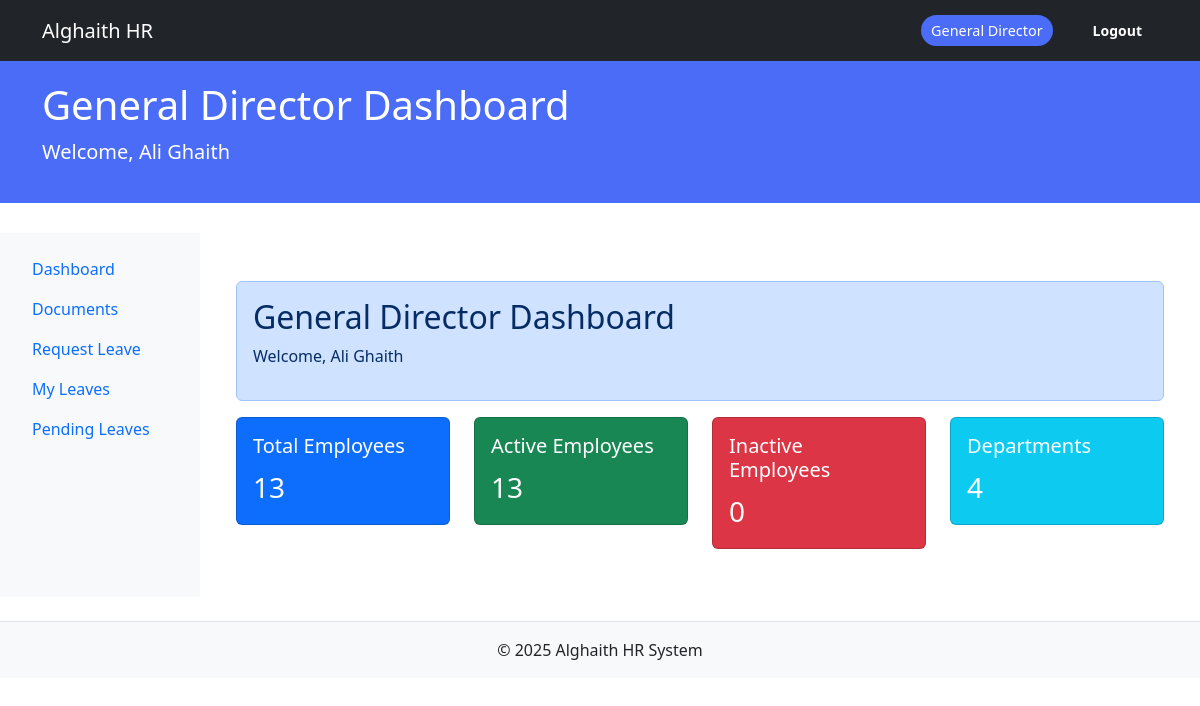
/dashboard/general_director (signed in), run on an earlier commit of the app's database.
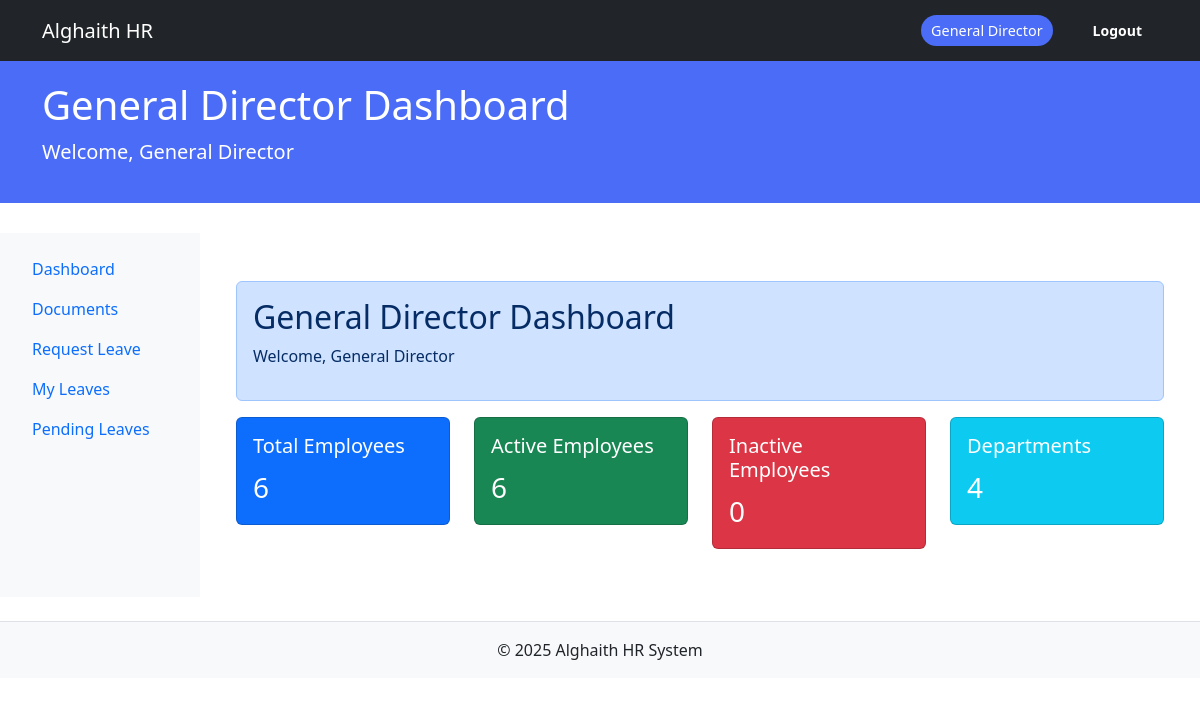
And on a later commit of the database.
### core/models.py (models this page shows, shortened)
class User(db.Model, UserMixin):
    __tablename__ = 'users'
    id = db.Column(db.Integer, primary_key=True)
    email = db.Column(db.String(120), unique=True, nullable=False)
    password_hash = db.Column(db.String(200), nullable=False)
    name = db.Column(db.String(100), nullable=False)
    role = db.Column(db.String(50), nullable=False)
    avatar = db.Column(db.String(2), nullable=False)
    access_code = db.Column(db.String(20), unique=True, nullable=False)
    department_id = db.Column(db.Integer, db.ForeignKey('departments.id'))
    created_at = db.Column(db.DateTime, default=datetime.utcnow)
    last_login = db.Column(db.DateTime)
    login_count = db.Column(db.Integer, default=0)
    is_active = db.Column(db.Boolean, default=True, nullable=False)
    position = db.Column(db.String(100), nullable=True)
    phone = db.Column(db.String(20), nullable=True)
    department = db.relationship('Department', back_populates='members')
    documents = db.relationship('UserDocument', back_populates='user', cascade="all, delete-orphan")
    folders_created = db.relationship('Folder', back_populates='creator', cascade="all, delete-orphan")
    activities = db.relationship('ActivityLog', back_populates='user', cascade="all, delete-orphan")
    @property
    def is_authenticated(self):
        return True

### modules/dashboard/routes.py (the view)
@dashboard_bp.route('/general_director')
@login_required
@role_required(['general_director'])
def director_dashboard():
    q = (request.args.get('q') or '').strip()
    role_filter = (request.args.get('role') or '').strip()
    dept_filter = (request.args.get('department') or '').strip()
    try:
        page = max(int(request.args.get('page', 1)), 1)
    except Exception:
        page = 1
    per_page = 10
    query = User.query
    if q:
        like = f"%{q}%"
        query = query.filter(or_(User.name.ilike(like), User.email.ilike(like)))
    if role_filter:
        query = query.filter(User.role == role_filter)
    if dept_filter:
        try:
            dept_id = int(dept_filter)
            query = query.filter(User.department_id == dept_id)
        except ValueError:
            pass
    total = query.count()
    employees = query.order_by(User.created_at.desc()).limit(per_page).offset((page - 1) * per_page).all()
    departments = Department.query.order_by(Department.name).all()
    active_count = User.query.filter_by(is_active=True).count()
    inactive_count = User.query.filter_by(is_active=False).count()
    user_counts = {"active": active_count, "inactive": inactive_count}
    new_users_count = User.query.filter(User.created_at >= (datetime.utcnow() - timedelta(days=7))).count()
    recent_activities = ActivityLog.query.order_by(ActivityLog.timestamp.desc()).limit(10).all()
    all_folders = Folder.query.options(joinedload(Folder.documents)).order_by(Folder.name).all()
    folders = []
    for folder in all_folders:
        accessible_docs = [doc for doc in folder.documents if doc.can_user_access(current_user)]
        folder.documents = accessible_docs  # keep only accessible docs
        folders.append(folder)
    documents = UserDocument.query.filter_by(uploaded_by=current_user.id).all()
    public_documents = [
        doc for doc in UserDocument.query.filter_by(visibility_type='public').all()
        if doc.uploaded_by != current_user.id
    ]
    shared_documents = [
        doc for doc in UserDocument.query.filter(UserDocument.folder_id.is_(None)).all()
        if doc.can_user_access(current_user) and doc.uploaded_by != current_user.id
    ]
    return render_template(
        'dashboard/general_director.html',
        user=current_user,
        user_list=employees,
        total=total,
        page=page,
        per_page=per_page,
        departments=departments,
        q=q,
        role_filter=role_filter,
        dept_filter=dept_filter,
        user_counts=user_counts,
        new_users_count=new_users_count,
        inactive_users_count=inactive_count,
        recent_activities=recent_activities,
        folders=folders,
        documents=documents,
        public_documents=public_documents,
        shared_documents=shared_documents
    )

### app.py (called while the page is built)
@login_manager.user_loader
def load_user(user_id):
    from core.models import User
    return db.session.get(User, int(user_id))

### core/models.py (called while the page is built)
    def can_user_access(self, user):
        if user.id == self.uploaded_by:
            return True
        if self.visibility_type == 'public':
            return True
        return False

### templates/dashboard/general_director.html
{% extends "dashboard/base_dashboard.html" %}
{% block dashboard_title %}General Director Dashboard{% endblock %}
{% block dashboard_content %}
<div class="container-fluid mt-4">
    <div class="row">
        <div class="col-md-12">
            <div class="alert alert-primary">
                <h2>General Director Dashboard</h2>
                <p>Welcome, {{ user.name }}</p>
            </div>
            <div id="stats-section" class="row mb-4">
                <div class="col-md-3">
                    <div class="card text-white bg-primary">
                        <div class="card-body">
                            <h5 class="card-title">Total Employees</h5>
                            <p class="card-text fs-3">{{ total }}</p>
                        </div>
                    </div>
                </div>
                <div class="col-md-3">
                    <div class="card text-white bg-success">
                        <div class="card-body">
                            <h5 class="card-title">Active Employees</h5>
                            <p class="card-text fs-3">{{ user_counts.active }}</p>
                        </div>
                    </div>
                </div>
                <div class="col-md-3">
                    <div class="card text-white bg-danger">
                        <div class="card-body">
                            <h5 class="card-title">Inactive Employees</h5>
                            <p class="card-text fs-3">{{ inactive_users_count }}</p>
                        </div>
                    </div>
                </div>
                <div class="col-md-3">
                    <div class="card text-white bg-info">
                        <div class="card-body">
                            <h5 class="card-title">Departments</h5>
                            <p class="card-text fs-3">{{ departments|length }}</p>
                        </div>
                    </div>
                </div>
            </div>
        </div>
    </div>
</div>
{% endblock %}

### templates/dashboard/base_dashboard.html (shortened to what this page needs)
<!DOCTYPE html>
<html lang="en">
<head>
    <link href="https://cdn.jsdelivr.net/npm/bootstrap@5.3.0/dist/css/bootstrap.min.css" rel="stylesheet">
    <link rel="stylesheet" href="{{ url_for('static', filename='css/styles.css') }}">
</head>
<body>
    <nav class="navbar navbar-expand-lg navbar-dark bg-dark">
        <div class="container">
            <a class="navbar-brand" href="
            {% if current_user.role.lower() == 'general_director' %}
                {{ url_for('dashboard.director_dashboard') }}
            {% elif current_user.role.lower() == 'it_manager' %}
                {{ url_for('dashboard.it_manager_dashboard') }}
            {% else %}
                {{ url_for('dashboard.role_dashboard') }}
            {% endif %}
            ">Alghaith HR</a>
            <div class="d-flex align-items-center">
                <span class="role-indicator me-3">{{ current_user.role|replace('_', ' ')|title }}</span>
                {% if current_user.is_authenticated %}
                <form method="post" action="{{ url_for('auth.logout') }}" class="ms-2 d-inline">
                    <button type="submit" class="btn btn-sm btn-outline-light">Logout</button>
                </form>
                {% endif %}
            </div>
        </div>
    </nav>
    <div class="role-header">
        <div class="container">
            <h1>{% block dashboard_title %}Dashboard{% endblock %}</h1>
            <p class="lead">Welcome, {{ current_user.name }}</p>
        </div>
    </div>
    <div class="container-fluid">
        <div class="row">
            {% if current_user.is_authenticated %}
            <div class="col-md-2 bg-light sidebar p-3">
                <ul class="nav flex-column">
                    <li class="nav-item">
                        <a class="nav-link" href="
                        {% if current_user.role.lower() == 'general_director' %}
                            {{ url_for('dashboard.director_dashboard') }}
                        {% elif current_user.role.lower() == 'it_manager' %}
                            {{ url_for('dashboard.it_manager_dashboard') }}
                        {% else %}
                            {{ url_for('dashboard.role_dashboard') }}
                        {% endif %}
                        ">Dashboard</a>
                    </li>
                    <li class="nav-item"><a class="nav-link" href="{{ url_for('docs.list_documents') }}">Documents</a></li>
                    {% if current_user.role.lower() in ['employee', 'it_manager', 'general_director'] %}
                    <li class="nav-item"><a class="nav-link" href="{{ url_for('leave.new_request') }}">Request Leave</a></li>
                    <li class="nav-item"><a class="nav-link" href="{{ url_for('leave.my_requests') }}">My Leaves</a></li>
                    {% endif %}
                    {% if current_user.role.lower() in ['it_manager', 'general_director'] %}
                    <li class="nav-item"><a class="nav-link" href="{{ url_for('leave.pending_requests') }}">Pending Leaves</a></li>
                    {% endif %}
                </ul>
            </div>
            <div class="col-md-10 main-content p-4">
                {% block dashboard_content %}{% endblock %}
            </div>
            {% else %}
            <div class="col-12 main-content p-4">
                <p>Please log in to access the system.</p>
            </div>
            {% endif %}
        </div>
    </div>
    <footer class="text-center mt-4 p-3 bg-light border-top">
        &copy; 2025 Alghaith HR System
    </footer>
</body>
</html>

What changed in the data, as far as the page shows it:
changed User "General Director": name "Ali Ghaith" → "General Director"
Also different on the page:
{{ total }}: "13" → "6"
{{ user_counts.active }}: "13" → "6"
